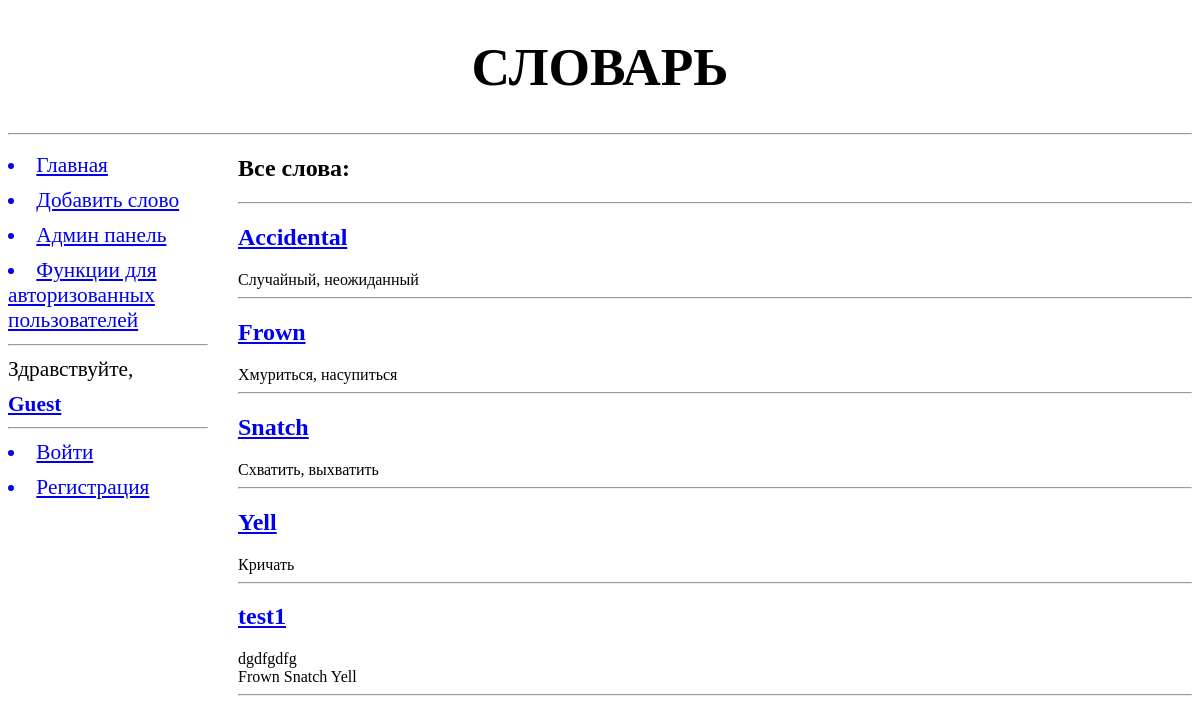
The app's page /, older data.
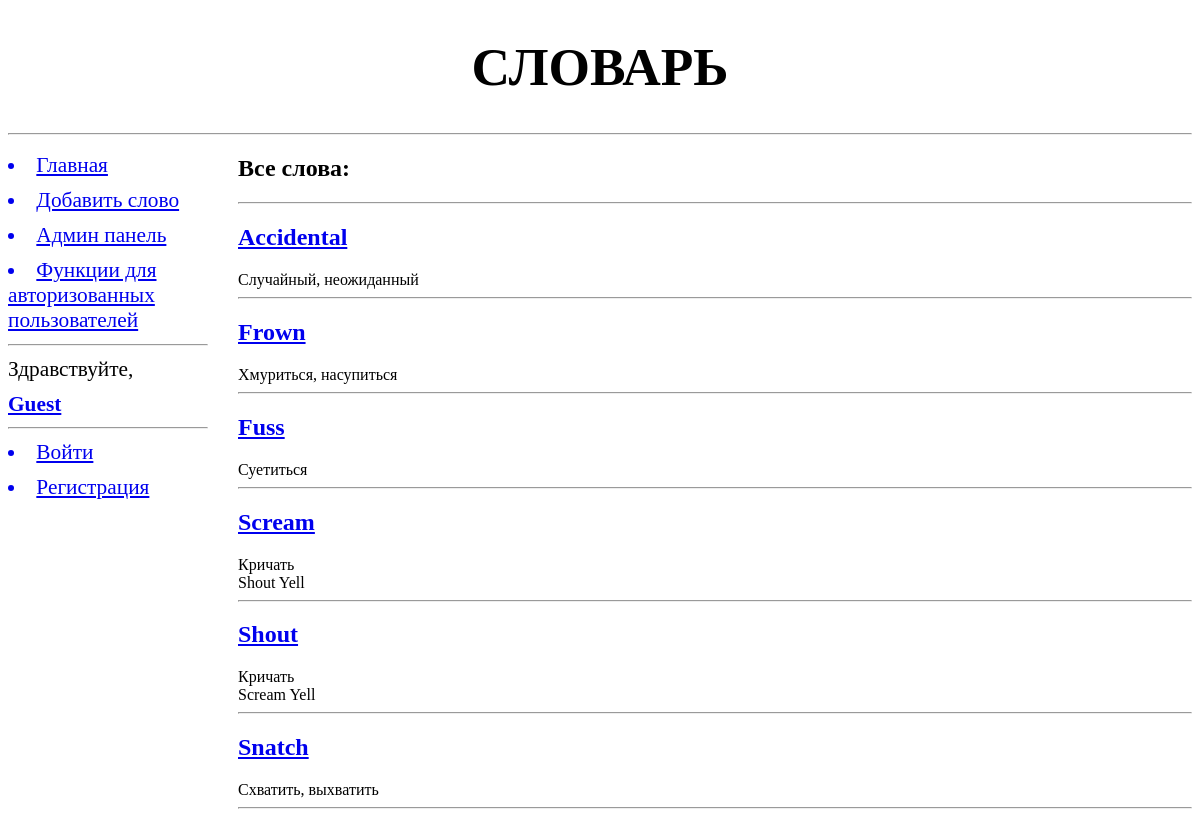
The same page, newer data.
### addwords/models.py (models this page shows)
class Word(models.Model):
    class Meta:
        verbose_name = "Слово"
        verbose_name_plural = "Слова"
        unique_together = (('word', 'language'), # уникальные сочетания полей в модели
                           (('word', 'type', 'translation')))
        ordering = ['word', 'type'] # параметры сортировки записей по умолчанию
    TYPE = (
        (None, "Выберите тип слова"), # или None -  заменяет --------- на Выберите тип слова
        ('Verb', 'Verb (сущ.)' ),
        ('Noun', 'Noun (глаг.)'),
        ('Adjective', 'Adjective (прил.)'),
    )
    word = models.CharField(max_length=20, null=True, blank=False, verbose_name="Слово")
    language = models.ForeignKey("Language", on_delete=models.PROTECT, verbose_name="Язык", related_name='words') #, limit_chices_to={}
    type = models.CharField(max_length=10, choices=TYPE, blank=True)
    translation = models.CharField(max_length=25, verbose_name="Перевод")
    discription = models.TextField(blank=True, verbose_name="Доп. комментарий к переводу")
    synonyms = models.ManyToManyField("Word", verbose_name="Синонимы", related_name='+', blank=True)
    rate = models.IntegerField(verbose_name="Рейтинг", default=5, help_text="Личный рейтинг слова от 1 до 10")
    add_date = models.DateTimeField(verbose_name="Дата создания", auto_now_add=True, blank=True)
    archived = models.BooleanField(verbose_name="Архивировано", help_text="Будет ли слово отображаться в словаре?", default=False)
    author =  models.ForeignKey(User, on_delete=models.PROTECT, verbose_name="Автор", help_text="Кто добавил слово", blank=True, null=True)
    def __str__(self):
        return self.word
    def get_synonyms(self):
        return [s.__str__() for s in self.synonyms.all()]

### addwords/views.py (the view)
# urls.py: path('', main, name='main'),
def main(request):
	AMOUNT_OF_WORDS = 6
	if request.GET.get('selecter', False) not in ("None", False):
		sort_name = str(request.GET.get('selecter', False))
		words = Word.objects.filter(archived=False).order_by(sort_name)[:AMOUNT_OF_WORDS] #
	else:
		words = Word.objects.filter(archived=False)[:AMOUNT_OF_WORDS]
	context = {"words":words}
	return render(request, "addwords/main.html", context)

### addwords/templates/addwords/main.html (shortened to what this page needs)
{% extends "basic.html" %}
{%  block page_title %}
Словарь
{% endblock %}
{% block content %}
    <h1>Все слова:</h1>
    <hr>
    {% for word in words %}
        <h2> <a href="{% url 'ex_word' word.pk %}"> {{ word.word }} </a> </h2>  <p2>{{ word.translation }} <br></2>
        {% for s in word.get_synonyms %}
            {{ s }}
        {% endfor %}
        <hr>
    {% endfor %}
{% endblock %}

### addwords/templates/basic.html (shortened to what this page needs)
{% load static %}
<!DOCTYPE html>
<html>
    <head>
        <link rel="stylesheet" type="text/css" href="{% static 'addwords/style.css' %}">
    </head>
    <body>
        <header>
            <h1>{% block page_title %}{% endblock %}</h1>
            <hr>
        </header>
        <nav>
            <a href="{% url 'main' %}"><li>Главная</li></a>
            <a href="{% url 'new' %}"><li>Добавить слово</li></a>
            <a href="/admin/"><li>Админ панель</li></a>
            <a href="{% url 'info' %}"><li>Функции для авторизованных пользователей</li></a>
            <hr>
            <p1>Здравствуйте, </p1>
            <a href="{% url 'home' %}"><b>{{ user.username|default:'Guest' }}</b></a>
            <hr>
            {% if user.is_authenticated %}
                <a href="{% url 'logout' %}"><li>Выйти</li></a>
            {% else %}
                <a href="{% url 'login' %}"><li>Войти</li></a>
                <a href="{% url 'signup' %}"><li>Регистрация</li></a>
            {% endif %}
        </nav>
        <section>
            {% block content %}
            {% endblock %}
        </section>
    </body>
</html>

### addwords/static/addwords/style.css (style rules this page uses)
header h1 { font-size: 40pt; text-transform: uppercase; text-align: center; }
nav { font-size: 16pt; width: 200px; float: left; }
nav a { display: block; margin: 10px 0px; }
section { margin-left: 230px; }

Row changes from the older to the newer data that the page shows:
no longer on this page (row edited): Word: word "test1", translation "dgdfgdfg", get_synonyms "Frown" "Snatch" "Yell"
no longer on one of the page's lists (row edited): Word: word "Yell", translation "Кричать"
added Word: word "Fuss", translation "Суетиться"
added Word: word "Scream", translation "Кричать", get_synonyms "Yell" "Scream"
added Word: get_synonyms "Shout" "Yell", word "Shout", translation "Кричать"
